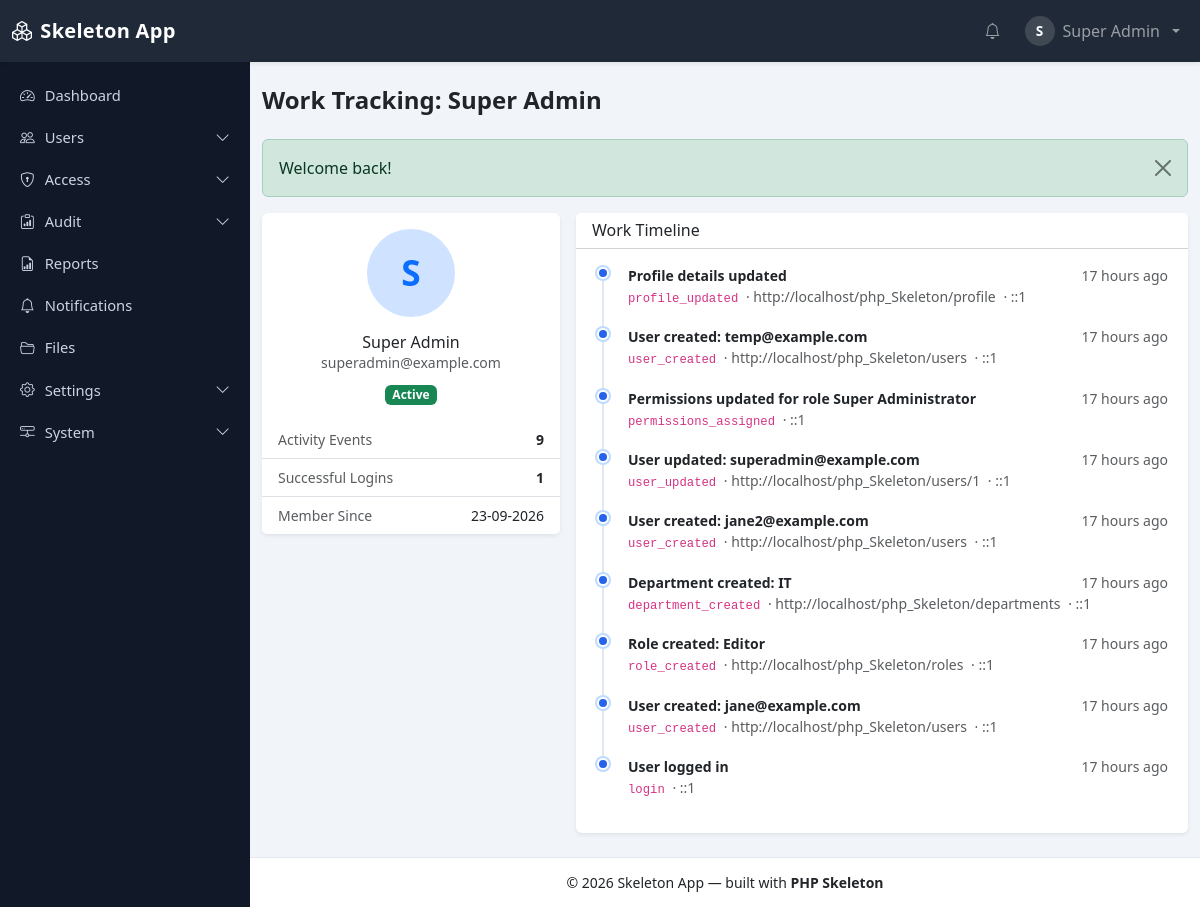
/php_Skeleton/audit/work/1 (signed in), run on an earlier commit of the app's database.
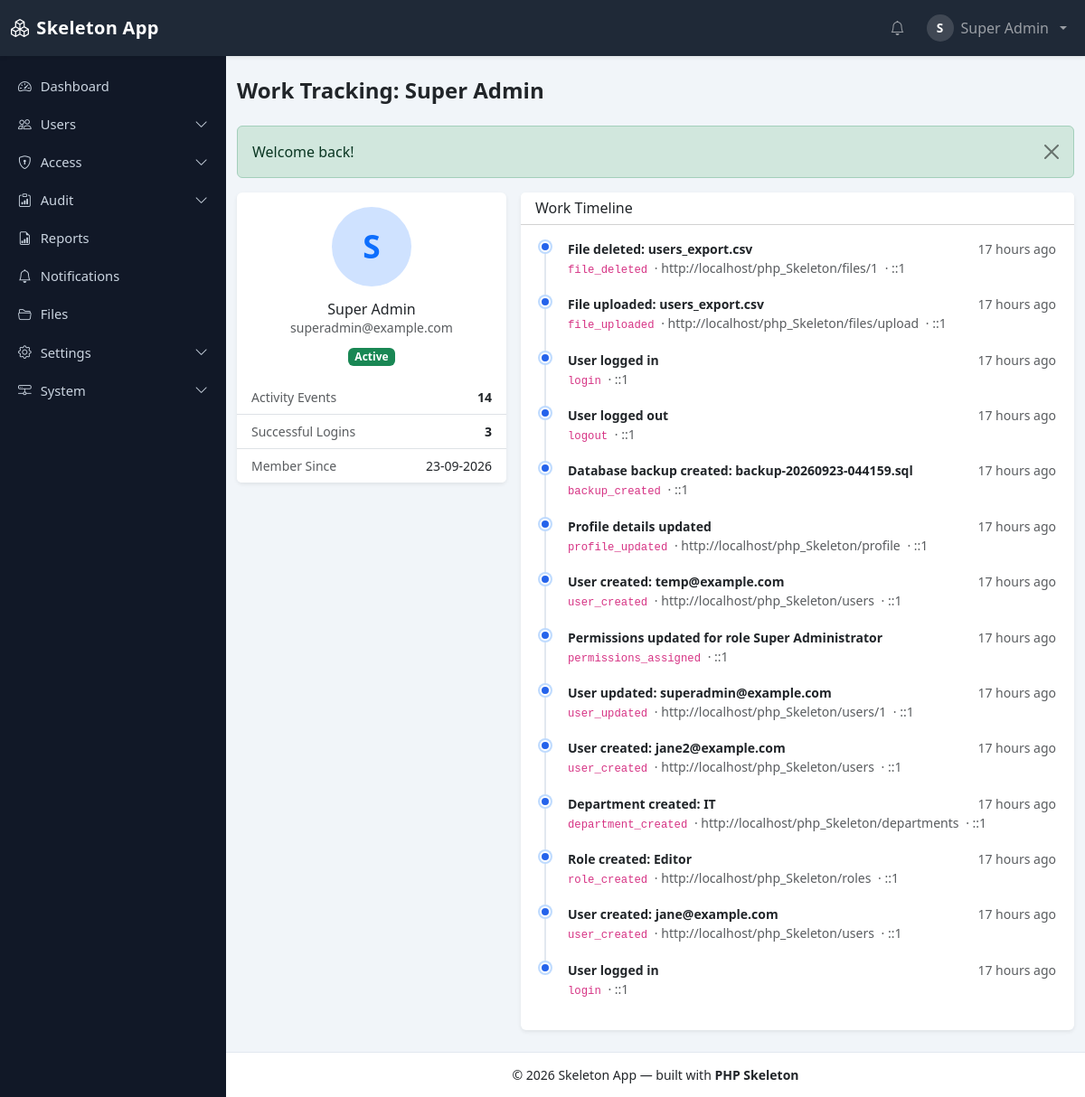
And on a later commit of the database.
### tables this page shows
CREATE TABLE `users` (
  `id` bigint(20) unsigned NOT NULL AUTO_INCREMENT,
  `name` varchar(150) NOT NULL,
  `email` varchar(190) NOT NULL,
  `password` varchar(255) NOT NULL,
  `status` enum('active','inactive','pending') NOT NULL DEFAULT 'pending',
  `email_verified_at` datetime DEFAULT NULL,
  `remember_token` varchar(100) DEFAULT NULL,
  `last_login_at` datetime DEFAULT NULL,
  `last_login_ip` varchar(45) DEFAULT NULL,
  `failed_attempts` tinyint(3) unsigned NOT NULL DEFAULT 0,
  `locked_until` datetime DEFAULT NULL,
  `password_changed_at` datetime DEFAULT NULL,
  `avatar` varchar(255) DEFAULT NULL,
  `department_id` bigint(20) unsigned DEFAULT NULL,
  `designation_id` bigint(20) unsigned DEFAULT NULL,
  `created_by` bigint(20) unsigned DEFAULT NULL,
  `created_at` datetime DEFAULT NULL,
  `updated_at` datetime DEFAULT NULL,
  PRIMARY KEY (`id`),
  UNIQUE KEY `uq_users_email` (`email`),
  KEY `idx_users_status` (`status`),
  KEY `idx_users_department` (`department_id`),
  KEY `idx_users_designation` (`designation_id`)
);

CREATE TABLE `menus` (
  `id` bigint(20) unsigned NOT NULL AUTO_INCREMENT,
  `parent_id` bigint(20) unsigned DEFAULT NULL,
  `title` varchar(120) NOT NULL,
  `slug` varchar(120) NOT NULL,
  `route` varchar(190) DEFAULT NULL,
  `icon` varchar(60) DEFAULT NULL,
  `permission` varchar(120) DEFAULT NULL,
  `module` varchar(60) NOT NULL DEFAULT 'general',
  `sort_order` int(11) NOT NULL DEFAULT 0,
  `status` enum('active','inactive') NOT NULL DEFAULT 'active',
  `created_at` datetime DEFAULT NULL,
  `updated_at` datetime DEFAULT NULL,
  PRIMARY KEY (`id`),
  UNIQUE KEY `uq_menus_slug` (`slug`),
  KEY `idx_menus_parent` (`parent_id`),
  KEY `idx_menus_module` (`module`),
  CONSTRAINT `fk_menus_parent` FOREIGN KEY (`parent_id`) REFERENCES `menus` (`id`) ON DELETE CASCADE ON UPDATE CASCADE
);

CREATE TABLE `activities` (
  `id` bigint(20) unsigned NOT NULL AUTO_INCREMENT,
  `user_id` bigint(20) unsigned DEFAULT NULL,
  `action` varchar(100) NOT NULL,
  `module` varchar(100) DEFAULT 'general',
  `description` varchar(500) DEFAULT NULL,
  `method` varchar(10) DEFAULT NULL,
  `url` varchar(500) DEFAULT NULL,
  `ip_address` varchar(45) DEFAULT NULL,
  `user_agent` varchar(500) DEFAULT NULL,
  `context` text DEFAULT NULL,
  `created_at` datetime NOT NULL DEFAULT current_timestamp(),
  PRIMARY KEY (`id`),
  KEY `idx_act_user` (`user_id`),
  KEY `idx_act_action` (`action`),
  KEY `idx_act_module` (`module`),
  KEY `idx_act_created` (`created_at`),
  CONSTRAINT `fk_act_user` FOREIGN KEY (`user_id`) REFERENCES `users` (`id`) ON DELETE SET NULL ON UPDATE CASCADE
);

### app/Views/layouts/main.php (the view, shortened to what the rows shown need)
<!DOCTYPE html>
<html lang="en">
<head>
    <link href="https://cdn.jsdelivr.net/npm/bootstrap@5.3.3/dist/css/bootstrap.min.css" rel="stylesheet">
    <link href="https://cdn.jsdelivr.net/npm/bootstrap-icons@1.11.3/font/bootstrap-icons.min.css" rel="stylesheet">
    <link rel="stylesheet" href="<?= asset('css/app.css') ?>">
</head>
<body class="app-body">
<nav class="navbar navbar-expand-lg navbar-dark app-navbar shadow-sm sticky-top">
    <div class="container-fluid">
        <div class="collapse navbar-collapse" id="appNav">
            <ul class="navbar-nav ms-auto align-items-center gap-lg-2">
                <li class="nav-item dropdown">
                    <a class="nav-link dropdown-toggle d-flex align-items-center gap-2" href="#" data-bs-toggle="dropdown" aria-expanded="false">
                        <?php if (!empty($appUser['avatar'])): ?>
                            <span class="rounded-circle user-avatar user-avatar-fallback"><?= e(strtoupper(mb_substr((string)$appUser['name'], 0, 1))) ?></span>
                        <?php else: ?>
                            <span class="rounded-circle user-avatar user-avatar-fallback"><?= e(strtoupper(mb_substr((string)$appUser['name'], 0, 1))) ?></span>
                        <?php endif; ?>
                        <span class="d-none d-xl-inline"><?= e($appUser['name']) ?></span>
                    </a>
                </li>
            </ul>
        </div>
    </div>
</nav>
<div class="app-layout">
    <aside class="app-sidebar" id="appSidebar">
        <nav class="sidebar-nav">
            <ul class="nav flex-column">
                <?php foreach (($sidebarMenus ?? []) as $menu): $item = $menu['item']; ?>
                    <?php if (!empty($menu['children'])): ?>
                        <li class="nav-item">
                            <a class="nav-link sidebar-toggle collapsed" data-bs-toggle="collapse" data-bs-target="#menu-<?= e($item['slug']) ?>" aria-expanded="false">
                                <i class="bi <?= e($item['icon'] ?? 'bi-circle') ?>"></i>
                                <span><?= e($item['title']) ?></span>
                                <i class="bi bi-chevron-down ms-auto sidebar-arrow"></i>
                            </a>
                        </li>
                    <?php else: ?>
                        <li class="nav-item">
                            <a class="nav-link <?= isset($item['route']) && $item['route'] !== '' && str_starts_with((string)($currentPath ?? ''), (string)$item['route']) ? 'active' : '' ?>"
                               href="<?= e(url((string)$item['route'])) ?>">
                                <i class="bi <?= e($item['icon'] ?? 'bi-circle') ?>"></i>
                                <span><?= e($item['title']) ?></span>
                            </a>
                        </li>
                    <?php endif; ?>
                <?php endforeach; ?>
            </ul>
        </nav>
    </aside>
    <main class="app-main">
        <div class="container-fluid py-4">
            <?= $content ?>
        </div>
    </main>
</div>
</body>
</html>

### app/Views/audit/work.php (shortened to what the rows shown need)
<div class="row g-3">
    <div class="col-12 col-md-4">
        <div class="card border-0 shadow-sm">
            <div class="card-body text-center">
                <div class="avatar-xl rounded-circle mx-auto d-flex align-items-center justify-content-center bg-primary-subtle text-primary mb-3">
                    <?= e(strtoupper(mb_substr((string)$user['name'], 0, 1))) ?>
                </div>
                <h6 class="mb-0"><?= e($user['name']) ?></h6>
                <div class="text-muted small"><?= e($user['email']) ?></div>
                <div class="mt-2"><?= status_badge((string)$user['status']) ?></div>
            </div>
            <ul class="list-group list-group-flush small">
                <li class="list-group-item d-flex justify-content-between">
                    <span class="text-muted">Member Since</span>
                    <span><?= e(format_date($user['created_at'])) ?></span>
                </li>
            </ul>
        </div>
    </div>
    <div class="col-12 col-md-8">
        <div class="card border-0 shadow-sm">
            <div class="card-body p-0">
                <?php if (empty($timeline)): ?>
                    <div class="text-muted small p-3">No tracked activity yet.</div>
                <?php else: ?>
                    <ul class="timeline list-unstyled mb-0">
                        <?php foreach ($timeline as $event): ?>
                            <li class="timeline-item">
                                <div class="timeline-dot"></div>
                                <div class="timeline-content">
                                    <div class="d-flex justify-content-between">
                                        <span class="fw-semibold small"><?= e($event['description'] ?? $event['action']) ?></span>
                                        <span class="small text-muted text-nowrap ms-2"><?= e(time_ago($event['created_at'])) ?></span>
                                    </div>
                                    <div class="small text-muted">
                                        <code><?= e($event['action']) ?></code>
                                        <?php if (!empty($event['url'])): ?>
                                            <span class="ms-1">· <?= e($event['url']) ?></span>
                                        <?php endif; ?>
                                        <?php if (!empty($event['ip_address'])): ?>
                                            <span class="ms-1">· <?= e($event['ip_address']) ?></span>
                                        <?php endif; ?>
                                    </div>
                                </div>
                            </li>
                        <?php endforeach; ?>
                    </ul>
                <?php endif; ?>
            </div>
        </div>
    </div>
</div>

### app/Helpers/functions.php (shortened to what the rows shown need)
<?php
if (!function_exists('e')) {
    function e(mixed $value): string
    {
        return htmlspecialchars((string)$value, ENT_QUOTES | ENT_SUBSTITUTE, 'UTF-8');
    }
}
if (!function_exists('url')) {
    function url(string $path = ''): string
    {
        return base_url($path);
    }
}
if (!function_exists('base_url')) {
    function base_url(string $path = ''): string
    {
        $base = (string)Config::get('app.url', '');
        $base = rtrim($base, '/');
        if ($path !== '') {
            return $base . '/' . ltrim($path, '/');
        }
        return $base;
    }
}
if (!function_exists('asset')) {
    function asset(string $path): string
    {
        return url('assets/' . ltrim($path, '/'));
    }
}
if (!function_exists('setting')) {
    function setting(string $key, mixed $default = null): mixed
    {
        return SettingsService::instance()->get($key, $default);
    }
}
if (!function_exists('format_date')) {
    function format_date(?string $date, string $format = ''): string
    {
        $format = $format !== '' ? $format : (string)setting('general.date_format', 'Y-m-d');
        $timestamp = strtotime($date);
        return $timestamp === false ? '—' : date($format, $timestamp);
    }
}
if (!function_exists('status_badge')) {
    function status_badge(string $status): string
    {
        $map = [
            'active'   => 'success',
            'inactive' => 'secondary',
            'pending'  => 'warning',
            'suspended'=> 'danger',
            'success'  => 'success',
            'failed'   => 'danger',
            'lockout'  => 'danger',
            'logout'   => 'secondary',
            'info'     => 'info',
            'warning'  => 'warning',
            'critical' => 'danger',
        ];
        $class = $map[$status] ?? 'secondary';
        return '<span class="badge bg-' . $class . '">' . e(ucfirst($status)) . '</span>';
    }
}

What changed in the data, as far as the page shows it:
added activities: description "File deleted: users_export.csv", created_at "17 hours ago", action "file_deleted", url "http://localhost/php_Skeleton/files/1", ip_address "::1"
added activities: description "File uploaded: users_export.csv", created_at "17 hours ago", action "file_uploaded", url "http://localhost/php_Skeleton/files/upload", ip_address "::1"
added activities: description "User logged in", created_at "17 hours ago", action "login", ip_address "::1"
added activities: description "User logged out", created_at "17 hours ago", action "logout", ip_address "::1"
added activities: description "Database backup created: backup-20260923-044159.sql", created_at "17 hours ago", action "backup_created", ip_address "::1"
Also different on the page:
count($timeline): "9" → "14"
count($logins): "1" → "3"
